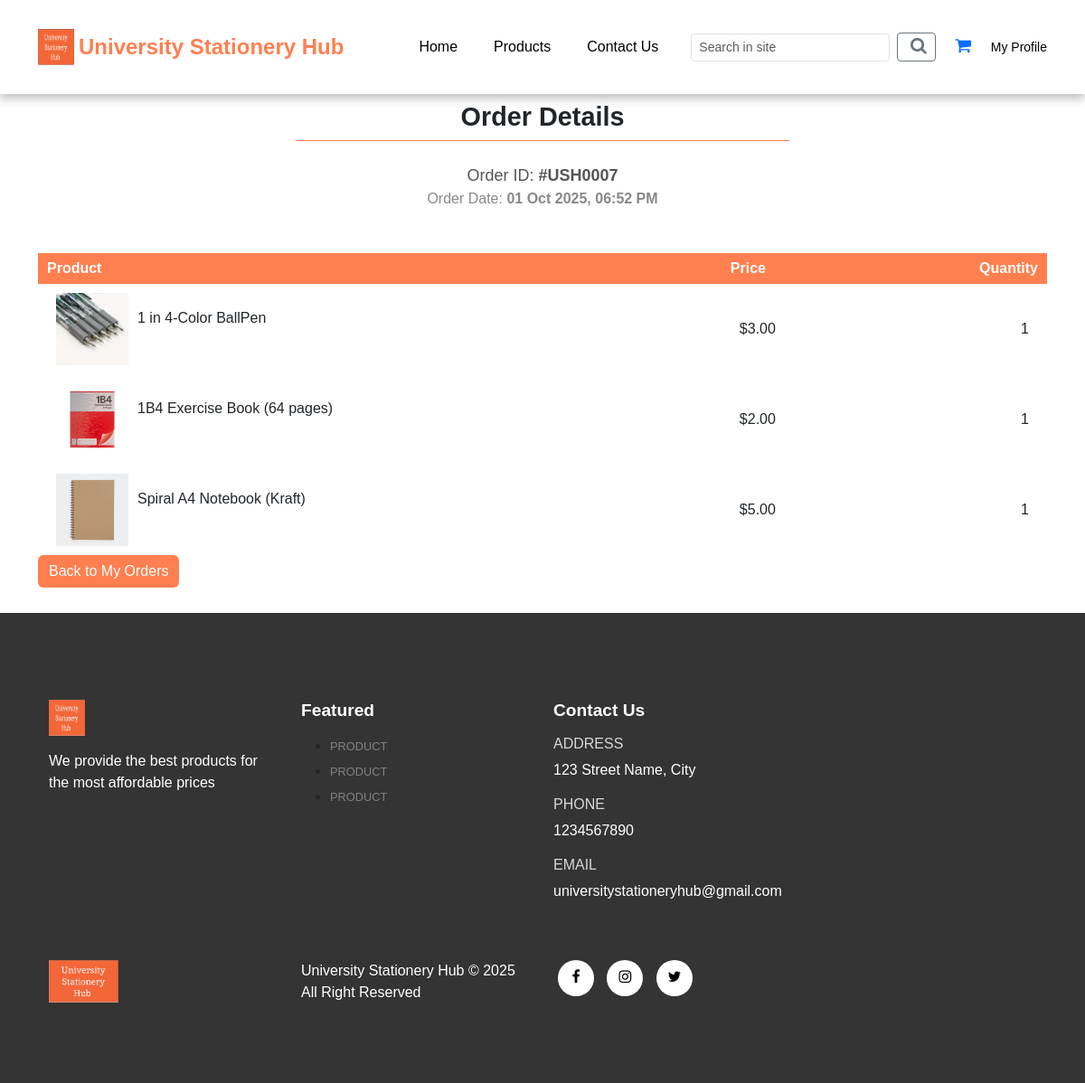
/order_details.php?order_id=7 (signed in), run on the app's committed database.
### tables this page shows
CREATE TABLE `orders` (
  `order_id` int(11) NOT NULL,
  `order_cost` decimal(6,2) NOT NULL,
  `order_status` varchar(20) NOT NULL DEFAULT 'on_hold',
  `user_id` int(11) NOT NULL,
  `user_phone` varchar(255) NOT NULL,
  `user_city` varchar(255) NOT NULL,
  `user_address` varchar(255) NOT NULL,
  `order_date` datetime NOT NULL DEFAULT current_timestamp()
);

CREATE TABLE `order_items` (
  `item_id` int(11) NOT NULL,
  `order_id` int(11) NOT NULL,
  `product_id` int(11) NOT NULL,
  `product_name` varchar(255) NOT NULL,
  `product_image` varchar(255) NOT NULL,
  `product_price` decimal(6,2) NOT NULL,
  `product_quantity` int(11) NOT NULL,
  `user_id` int(11) NOT NULL,
  `order_date` datetime NOT NULL DEFAULT current_timestamp()
);

### order_details.php (the view, shortened to what this page needs)
<?php
include('layouts/header.php');
include('server/connection.php');
if (isset($_POST['order_id'])) {
    $order_id = $_POST['order_id'];
    $order_status = isset($_POST['order_status']) ? $_POST['order_status'] : null;
} elseif (isset($_GET['order_id'])) {
    $order_id = $_GET['order_id'];
    $order_status = null;
} else {
    header('location: account.php');
    exit;
}
$order_date = '';
if ($order_status === null) {
    $stmt_status = $conn->prepare("SELECT order_status, order_date FROM orders WHERE order_id = ? LIMIT 1");
    $stmt_status->bind_param('i', $order_id);
    $stmt_status->execute();
    $result_status = $stmt_status->get_result();
    if ($row_status = $result_status->fetch_assoc()) {
        $order_date = $row_status['order_date'];
    } else {
        $order_status = '';
        $order_date = '';
    }
}
$stmt = $conn->prepare("SELECT * FROM order_items WHERE order_id = ?");
$stmt->bind_param('i', $order_id);
$stmt->execute();
$order_details = $stmt->get_result();
?>
<section id="orders" class="orders container my-5 py-3">
    <div class="container mt-5">
        <h2 class="font-weight-bold text-center">Order Details</h2>
        <hr class="mx-auto" />
        <p class="text-center" style="font-size:18px; color:#555; margin-bottom:0;">Order ID:
            <strong><?php echo '#USH' . str_pad($order_id, 4, '0', STR_PAD_LEFT); ?></strong></p>
        <?php if (!empty($order_date)): ?>
            <p class="text-center" style="font-size:16px; color:#888; margin-bottom:0;">Order Date:
                <strong><?php echo date('d M Y, h:i A', strtotime($order_date)); ?></strong></p>
        <?php endif; ?>
    </div>
    <table class="mt-5 pt-5 mx-auto">
        <tr>
            <th>Product</th>
            <th>Price</th>
            <th>Quantity</th>
        </tr>
        <?php foreach ($order_details as $row) { ?>
            <tr>
                <td>
                    <div class="product-info">
                        <img src="assets/imgs/<?php echo $row['product_image']; ?>" alt="" />
                        <div>
                            <p class="mt-3"><?php echo $row['product_name']; ?></p>
                        </div>
                    </div>
                </td>
                <td>
                    <span>$<?php echo $row['product_price']; ?></span>
                </td>
                <td>
                    <span><?php echo $row['product_quantity']; ?></span>
                </td>
            </tr>
        <?php } ?>
    </table>
    <a href="my_orders.php" class="btn btn-secondary"
        style="float: left; background-color: #FF7F50; color: #fff; border: none;">Back to My Orders</a>
</section>
<?php include('layouts/footer.php') ?>

### layouts/header.php (shortened to what this page needs)
<!DOCTYPE html>
<html lang="en">
<head>
  <link href="https://cdn.jsdelivr.net/npm/bootstrap@5.3.6/dist/css/bootstrap.min.css" rel="stylesheet"
 />
  <link rel="stylesheet" href="https://cdnjs.cloudflare.com/ajax/libs/font-awesome/4.7.0/css/font-awesome.min.css" />
  <link rel="stylesheet" href="assets/css/style.css" />
</head>
<body>
  <nav class="navbar navbar-expand-lg navbar-light bg-white py-3 fixed-top">
    <div class="container">
      <img class="logo" src="assets/imgs/1.png" alt="" />
      <h2 class="brand">University Stationery Hub</h2>
      <div class="collapse navbar-collapse" id="navbarSupportedContent">
        <ul class="navbar-nav ms-auto mb-2 mb-lg-0 align-items-lg-center">
          <li class="nav-item">
            <a class="nav-link" href="index.php">Home</a>
          </li>
          <li class="nav-item">
            <a class="nav-link" href="shop.php">Products</a>
          </li>
          <li class="nav-item">
            <a class="nav-link" href="contact.php">Contact Us</a>
          </li>
        </ul>
        <form class="d-flex align-items-center ms-lg-3 my-2 my-lg-0 nav-search" role="search" action="search.php"
          method="get">
          <input class="form-control form-control-sm me-2" type="search" name="q" placeholder="Search in site"
            aria-label="Search">
          <button class="btn btn-outline-secondary btn-sm" type="submit">
            <i class="fa fa-search" aria-hidden="true"></i>
          </button>
        </form>
        <div class="d-flex align-items-center ms-lg-3 position-relative">
          <a href="cart.php" class="me-3 position-relative">
            <i class="fa fa-shopping-cart" aria-hidden="true"></i>
          </a>
          <?php if (!empty($_SESSION['logged_in'])): ?>
            <a href="my_profile.php" class="login-link">My Profile</a>
          <?php else: ?>
            <a href="login.php" class="login-link">Log In</a>
          <?php endif; ?>
        </div>
      </div>
  </nav>

### layouts/footer.php (shortened to what this page needs)
    <footer class="mt-5 py-5">
      <div class="row container mx-auto pt-5">
        <div class="footer-one col-lg-3 col-md-6 col-sm-12">
          <img class="logo" src="assets/imgs/1.png" alt="" />
          <p class="pt-3">
            We provide the best products for the most affordable prices
          </p>
        </div>
        <div class="footer-one col-lg-3 col-md-6 col-sm-12">
          <h5 class="pb-2">Featured</h5>
          <ul class="text-uppercase">
            <li><a href="">product</a></li>
            <li><a href="">product</a></li>
            <li><a href="">product</a></li>
          </ul>
        </div>
        <div class="footer-one col-lg-3 col-md-6 col-sm-12">
          <h5 class="pb-2">Contact Us</h5>
          <div>
            <h6 class="text-uppercase">Address</h6>
            <p>123 Street Name, City</p>
          </div>
          <div>
            <h6 class="text-uppercase">Phone</h6>
            <p>1234567890</p>
          </div>
          <div>
            <h6 class="text-uppercase">Email</h6>
            <p>universitystationeryhub@gmail.com</p>
          </div>
        </div>
        </div>
      <div class="copyright mt-5">
        <div class="row container mx-auto">
          <div class="col-lg-3 col-md-6 col-sm-12 mb-4">
            <img src="assets/imgs/1.png" alt="" />
          </div>
          <div class="col-lg-3 col-md-6 col-sm-12 mb-4 mb-2">
            <p>University Stationery Hub © 2025 All Right Reserved</p>
          </div>
          <div class="col-lg-3 col-md-6 col-sm-12 mb-4">
            <a href=""><i class="fa fa-facebook"></i></a>
            <a href=""><i class="fa fa-instagram"></i></a>
            <a href=""><i class="fa fa-twitter"></i></a>
          </div>
        </div>
      </div>
    </footer>
  </body>
</html>

### assets/css/style.css (style rules this page uses)
* { margin: 0; padding: 0; box-sizing: border-box; }
body { font-family: "Poppins", sans-serif; }
h2 { font-size: 1.8rem; font-weight: 600; }
h5 { font-size: 1rem; font-weight: 400; }
h6 { color: #d8d8d8; }
button { font-size: 0.8rem; font-weight: 900; outline: none; border: none; background-color: #1d1d1d; color: rgb(0, 0, 0); padding: 13px 30px; text-transform: uppercase; cursor: pointer; transition: 0.4s ease; }
.navbar { font-size: 16px; padding-top: 2rem !important; padding-bottom: 2rem !important; top: 0; left: 0; box-shadow: 0 5px 10px rgb(191, 191, 191); }
.navbar-light .navbar-nav .nav-link { padding: 0 20px; color: black; transition: 0.4s ease; }
.navbar i { font-size: 1.2rem; padding: 0 0.7px; transition: 0.4s ease; font-weight: 500; cursor: pointer; margin-left: 5px; }
hr { width: 50%; margin: 5px auto; text-align: center; padding: 10px; border-top: 1px solid coral; opacity: 1; }
footer { background-color: rgb(52, 52, 52); }
footer h5 { color: white; font-weight: 700; font-size: 1.2rem; }
footer li { padding-bottom: 4px; }
footer li a { font-size: 0.8rem; color: grey; text-decoration: none; }
footer .copyright a { color: black; height: 40px; width: 40px; background-color: white; display: inline-block; text-align: center; line-height: 38px; border-radius: 50%; transition: 0.3s ease; margin: 0 5px; }
footer p { color: white; }
footer .copyright img { width: 30%; }
.logo { width: 40px; height: 40px; }
.navbar .brand { color: coral; margin: 3px 5px; font-size: 1.5rem; }
td:last-child { text-align: right; }
th:last-child { text-align: right; }
.orders table { width: 100%; border-collapse: collapse; }
.orders .product-info { display: flex; flex-wrap: wrap; }
.orders th { padding: 5px 10px; color: white; background-color: coral; }
.orders td { padding: 10px 20px; }
.orders td img { width: 80px; height: 80px; margin-right: 10px; }
.login-link { text-decoration: none; color: #000; font-size: 14px; margin-left: 5px; }

### layouts/header.php (style rules this page uses)
.nav-search input { width: 220px; }

### data on the page
orders: order_date "01 Oct 2025, 06:52 PM"
order_items: product_image (picture), product_name "1 in 4-Color BallPen", product_price "3.00", product_quantity "1"
order_items: product_image (picture), product_name "1B4 Exercise Book (64 pages)", product_price "2.00", product_quantity "1"
order_items: product_image (picture), product_name "Spiral A4 Notebook (Kraft)", product_price "5.00", product_quantity "1"

### other printed values
str_pad($order_id, 4, '0', STR_PAD_LEFT) "0007"
